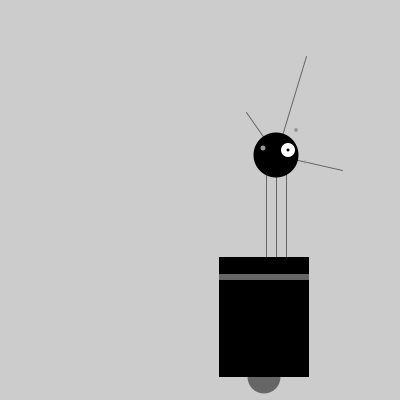
Frame 1 (no input)
Frame 60 (the mouse pressed at the canvas centre just before this capture): identical to frame 1, image omitted
Frame 120 (the mouse held since frame 60 and released just before this capture): identical to frame 1, image omitted

The Processing sketch that drew this single still picture (run headless with seeded random() and noise(); from frame 60 on, the mouse is pressed at the canvas centre):

// Processing sketch: robot_dibujar
// ── robot_dibujar.pde
void setup() {
  size(400,400);
}

void draw() {
  background(204);
  // Cuello
  stroke(102); // Hace gris el trazo
  line(266, 257, 266, 162); // Izquierda
  line(276, 257, 276, 162); // Centro
  line(286, 257, 286, 162); // Derecha
  // Antenas
  line(276, 155, 246, 112); // Pequeña
  line(276, 155, 306, 56); // Larga
  line(276, 155, 342, 170); // Mediana
  // Cuerpo
  noStroke(); // Desactiva trazo
  fill(102); // Hace gris el relleno
  ellipse(264, 377, 33, 33); // Globo antigravitacional
  fill(0); // Hace negro el relleno
  rect(219, 257, 90, 120); // Cuerpo principal
  fill(102); // Hace gris el relleno
  rect(219, 274, 90, 6); // Raya gris
  // Cabeza
  fill(0); // Hace negro el relleno
  ellipse(276, 155, 45, 45); // Cabeza
  fill(255); // Hace blanco el relleno
  ellipse(288, 150, 14, 14); // Ojo grande
  fill(0); // Hace negro el relleno
  ellipse(288, 150, 3, 3); // Pupila
  fill(153); // Hace gris claro el relleno
  ellipse(263, 148, 5, 5); // Ojo pequeño 1
  ellipse(296, 130, 4, 4); // Ojo pequeño 2
  ellipse(305, 162, 3, 3); // Ojo pequeño 3
}
